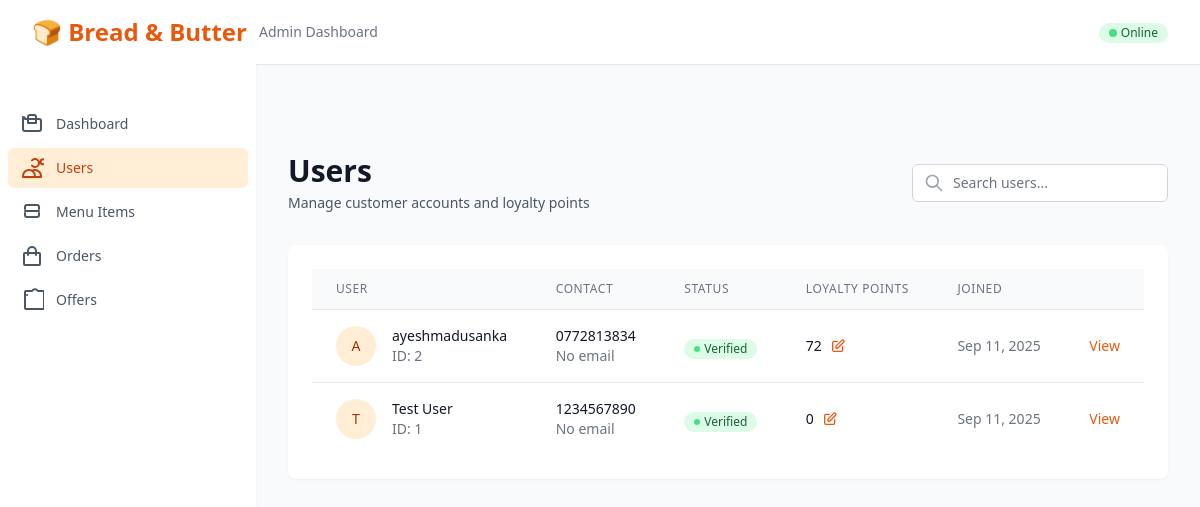
Screenshot of /users with the database file from the repository.
### backend/app.py (models this page shows, shortened)
class User(db.Model):
    id = db.Column(db.Integer, primary_key=True)
    phone = db.Column(db.String(20), unique=True, nullable=False)
    password = db.Column(db.String(255), nullable=False)
    name = db.Column(db.String(100), nullable=True)
    email = db.Column(db.String(120), nullable=True)
    is_verified = db.Column(db.Boolean, default=False)
    otp = db.Column(db.String(6), nullable=True)
    otp_expires = db.Column(db.DateTime, nullable=True)
    loyalty_points = db.Column(db.Integer, default=0)
    created_at = db.Column(db.DateTime, default=datetime.utcnow)

### backend/app.py (the view)
@app.route('/users')
def users():
    users_list = User.query.order_by(User.created_at.desc()).all()
    return render_template('users.html', users=users_list)

### backend/templates/users.html (shortened to what this page needs)
{% extends "base.html" %}
{% block content %}
<div class="mb-8">
    <div class="sm:flex sm:items-center sm:justify-between">
        <div>
            <h1 class="text-3xl font-bold text-gray-900">Users</h1>
            <p class="mt-1 text-sm text-gray-600">Manage customer accounts and loyalty points</p>
        </div>
        <div class="mt-4 sm:mt-0">
            <div class="flex space-x-3">
                <div class="relative">
                    <input type="text" id="search-users" placeholder="Search users..." class="block w-full pl-10 pr-3 py-2 border border-gray-300 rounded-md leading-5 bg-white placeholder-gray-500 focus:outline-none focus:placeholder-gray-400 focus:ring-1 focus:ring-primary-500 focus:border-primary-500 sm:text-sm">
                    <div class="absolute inset-y-0 left-0 pl-3 flex items-center pointer-events-none">
                    </div>
                </div>
            </div>
        </div>
    </div>
</div>
<div class="bg-white shadow-sm rounded-lg overflow-hidden">
    <div class="px-4 py-5 sm:p-6">
        <div class="overflow-x-auto">
            <table class="min-w-full divide-y divide-gray-200">
                <thead class="bg-gray-50">
                    <tr>
                        <th scope="col" class="px-6 py-3 text-left text-xs font-medium text-gray-500 uppercase tracking-wider">User</th>
                        <th scope="col" class="px-6 py-3 text-left text-xs font-medium text-gray-500 uppercase tracking-wider">Contact</th>
                        <th scope="col" class="px-6 py-3 text-left text-xs font-medium text-gray-500 uppercase tracking-wider">Status</th>
                        <th scope="col" class="px-6 py-3 text-left text-xs font-medium text-gray-500 uppercase tracking-wider">Loyalty Points</th>
                        <th scope="col" class="px-6 py-3 text-left text-xs font-medium text-gray-500 uppercase tracking-wider">Joined</th>
                        <th scope="col" class="relative px-6 py-3"><span class="sr-only">Actions</span></th>
                    </tr>
                </thead>
                <tbody id="users-tbody" class="bg-white divide-y divide-gray-200">
                    {% for user in users %}
                    <tr class="hover:bg-gray-50">
                        <td class="px-6 py-4 whitespace-nowrap">
                            <div class="flex items-center">
                                <div class="flex-shrink-0 h-10 w-10">
                                    <div class="h-10 w-10 rounded-full bg-primary-100 flex items-center justify-center">
                                        <span class="text-sm font-medium text-primary-800">
                                            {{ (user.name or user.phone)[0].upper() }}
                                        </span>
                                    </div>
                                </div>
                                <div class="ml-4">
                                    <div class="text-sm font-medium text-gray-900">
                                        {{ user.name or 'Unnamed User' }}
                                    </div>
                                    <div class="text-sm text-gray-500">ID: {{ user.id }}</div>
                                </div>
                            </div>
                        </td>
                        <td class="px-6 py-4 whitespace-nowrap">
                            <div class="text-sm text-gray-900">{{ user.phone }}</div>
                            <div class="text-sm text-gray-500">{{ user.email or 'No email' }}</div>
                        </td>
                        <td class="px-6 py-4 whitespace-nowrap">
                            {% if user.is_verified %}
                            <span class="inline-flex items-center px-2.5 py-0.5 rounded-full text-xs font-medium bg-green-100 text-green-800">
                                <span class="w-1.5 h-1.5 bg-green-400 rounded-full mr-1"></span>
                                Verified
                            </span>
                            {% else %}
                            <span class="inline-flex items-center px-2.5 py-0.5 rounded-full text-xs font-medium bg-yellow-100 text-yellow-800">
                                <span class="w-1.5 h-1.5 bg-yellow-400 rounded-full mr-1"></span>
                                Pending
                            </span>
                            {% endif %}
                        </td>
                        <td class="px-6 py-4 whitespace-nowrap text-sm text-gray-900">
                            <div class="flex items-center">
                                <span class="font-medium">{{ user.loyalty_points }}</span>
                                <button onclick="updateLoyaltyPoints({{ user.id }}, {{ user.loyalty_points }})" class="ml-2 text-primary-600 hover:text-primary-500">
                                    <svg class="h-4 w-4" fill="none" viewBox="0 0 24 24" stroke="currentColor">
                                        <path stroke-linecap="round" stroke-linejoin="round" stroke-width="2" d="M11 5H6a2 2 0 00-2 2v11a2 2 0 002 2h11a2 2 0 002-2v-5m-1.414-9.414a2 2 0 112.828 2.828L11.828 15H9v-2.828l8.586-8.586z" />
                                    </svg>
                                </button>
                            </div>
                        </td>
                        <td class="px-6 py-4 whitespace-nowrap text-sm text-gray-500">
                            {{ user.created_at.strftime('%b %d, %Y') if user.created_at else 'Unknown' }}
                        </td>
                        <td class="px-6 py-4 whitespace-nowrap text-right text-sm font-medium">
                            <div class="flex justify-end space-x-2">
                                <button onclick="viewUserDetails({{ user.id }})" class="text-primary-600 hover:text-primary-900">
                                    View
                                </button>
                            </div>
                        </td>
                    </tr>
                    {% else %}
                    <tr>
                        <td colspan="6" class="px-6 py-4 whitespace-nowrap text-sm text-gray-500 text-center">
                            No users found
                        </td>
                    </tr>
                    {% endfor %}
                </tbody>
            </table>
        </div>
    </div>
</div>
{% endblock %}

### rows the page displays
User: name "A", name "ayeshmadusanka", id "2", phone "0772813834", email "No email", is_verified True (drawn), loyalty_points "72", created_at "Sep 11, 2025"
User: name "T", name "Test User", id "1", phone "1234567890", email "No email", is_verified True (drawn), loyalty_points "0", created_at "Sep 11, 2025"
